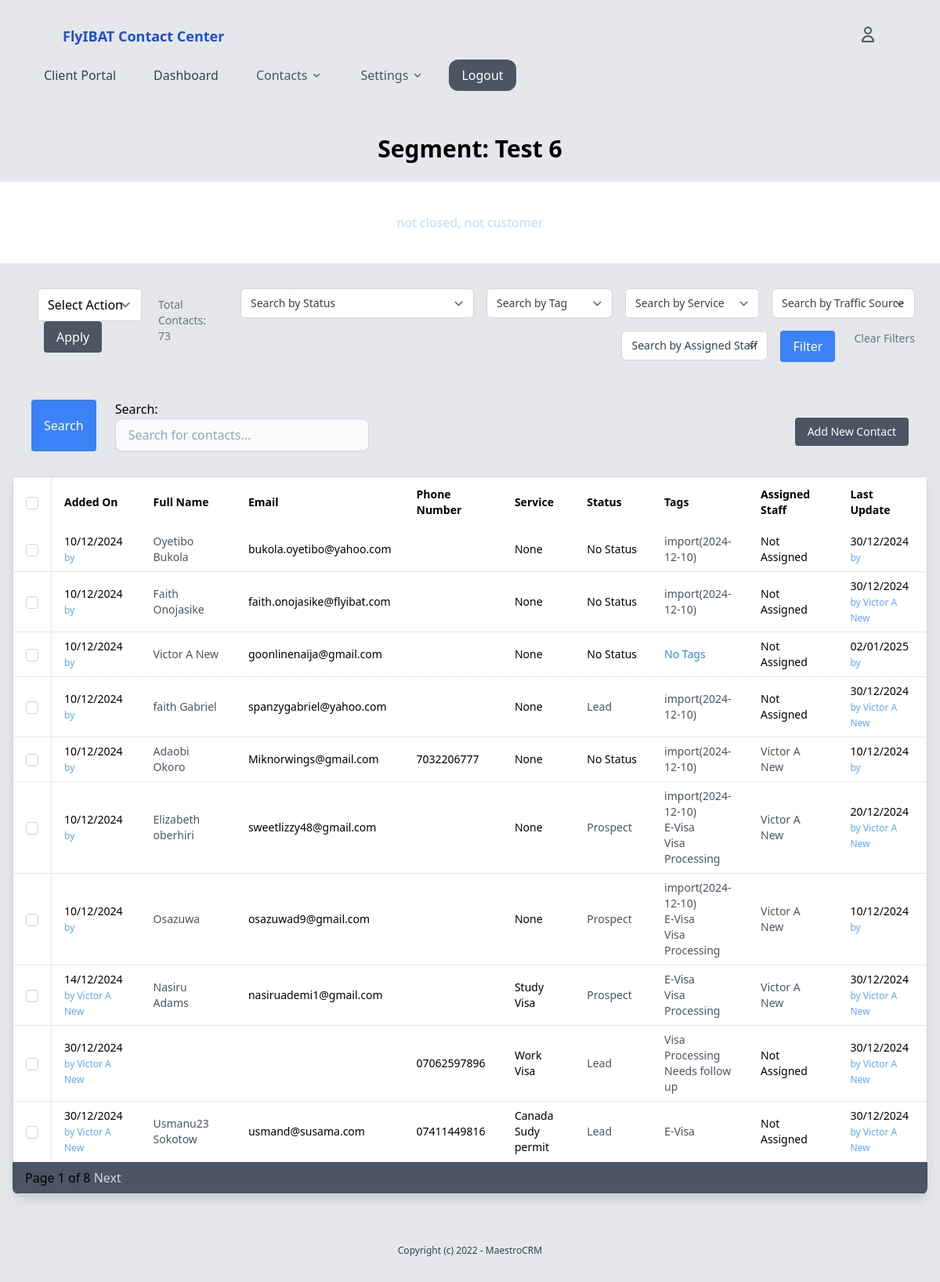
/contacts/segments/contacts/12/ (signed in), run on an earlier commit of the app's database.
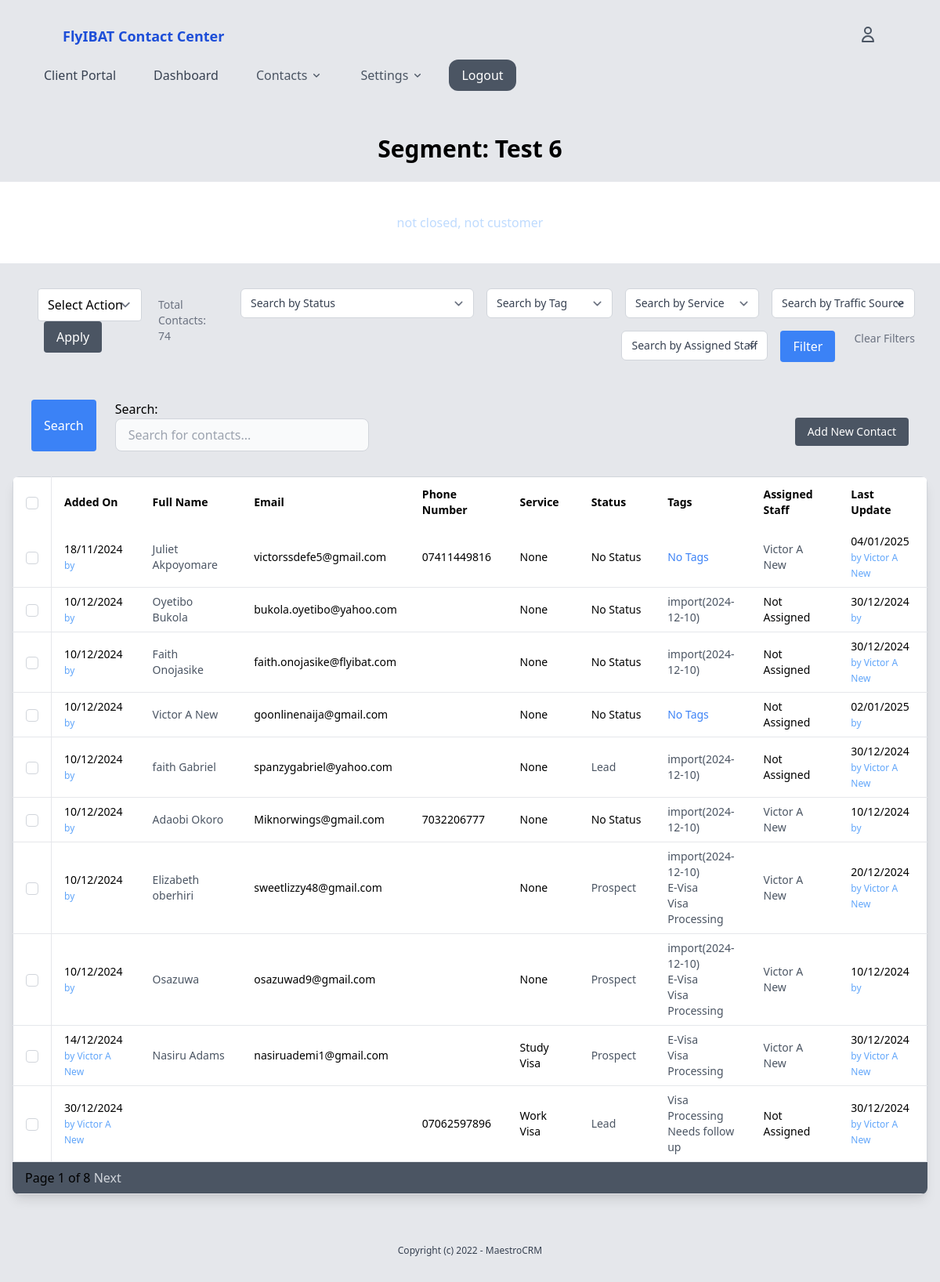
And on a later commit of the database.
### contacts/models.py (models this page shows, shortened)
class Contact(models.Model):
    user = models.OneToOneField(User, on_delete=models.SET_NULL, related_name='contact', null=True, blank=True)
    first_name = models.CharField(max_length=150, blank=True, null=True)
    middle_name = models.CharField(max_length=100, blank=True, null=True)
    last_name = models.CharField(max_length=150, blank=True, null=True)
    email = models.EmailField(blank=True, null=True)
    phone_number = models.CharField(max_length=15, blank=True)
    gender = models.CharField(max_length=10, choices=[('M', 'Male'), ('F', 'Female')], blank=True)
    marital_status = models.CharField(max_length=20, choices=[('Single', 'Single'), ('Married', 'Married'), ('Divorced', 'Divorced'), ('Widowed', 'Widowed'), ('Other', 'Other')], blank=True)
    date_of_birth = models.DateTimeField(blank=True, null=True)
    address_line1 = models.CharField(max_length=255, blank=True, null=True)
    address_line2 = models.CharField(max_length=255, blank=True, null=True)
    city = models.CharField(max_length=100, blank=True, null=True)
    state = models.CharField(max_length=100, blank=True, null=True)
    country = models.CharField(max_length=50, blank=True, null=True)
    postal_code = models.CharField(max_length=20, blank=True, null=True)
    services = models.ForeignKey(Service, on_delete=models.SET_NULL, null=True, blank=True, related_name='contacts')
    status = models.ForeignKey(Status, on_delete=models.SET_NULL, related_name='contacts', null=True, blank=True)
    tags = models.ManyToManyField(Tag, blank=True, related_name='contacts')
    assigned_staff = models.ForeignKey(User, on_delete=models.SET_NULL, null=True, blank=True, related_name='assigned_contacts')
    traffic_source = models.ForeignKey(TrafficSource, on_delete=models.SET_NULL, null=True, blank=True, related_name='traffic_source_contact')
    new_or_old = models.CharField(max_length=20, choices=[('New', 'New'), ('Old', 'Old')], blank=True) #Can help in scheduling follow-ups or communications.
    referred_by = models.ForeignKey(User, on_delete=models.SET_NULL, null=True, related_name='referee_contacts')
    preferred_contact_method = models.CharField(max_length=20, choices=[('Email', 'Email'), ('Phone', 'Phone'), ('Text', 'Text'), ('Mail', 'Mail')], blank=True) #Helps in choosing how to best reach the contact.
    contact_frequency = models.CharField(max_length=20, choices=[('Daily', 'Daily'), ('Weekly', 'Weekly'), ('Monthly', 'Monthly'), ('On Demand', 'On Demand')], blank=True) #Can help in scheduling follow-ups or communications.
    created_by = models.ForeignKey(User, on_delete=models.SET_NULL, null=True, related_name='created_contacts')
    created_at = models.DateTimeField(auto_now_add=True)
    modified_at = models.DateTimeField(auto_now=True) #Can be used to track last contacted
    updated_by = models.ForeignKey(User, on_delete=models.SET_NULL, null=True, related_name='updated_contacts')
    close_date = models.DateTimeField(blank=True, null=True)
    custom_field_1 = models.CharField(max_length=255, blank=True, null=True)#Depending on business needs, might have specific data points to track. This could be expanded with more fields or dynamically through a generic foreign key to a custom field model.
    marketing_consent = models.BooleanField(default=False, help_text="Has this contact consented to marketing communications?")
    gdpr_compliant = models.BooleanField(default=False, help_text="Is this contact GDPR compliant?")

### settings/models.py (models this page shows)
class Tag(models.Model):
    name = models.CharField(max_length=50, unique=True)
    category = models.ForeignKey(TagCategory, on_delete=models.SET_NULL, null=True, blank=True, related_name='segments')
    def __str__(self):
        return self.name

class Status(models.Model):
    name = models.CharField(max_length=50, unique=True)  # e.g., 'Active', 'Inactive', 'Pending'
    def __str__(self):
        return self.name
    class Meta:
        verbose_name_plural = "Statuses"

class Service(models.Model):
    name = models.CharField(max_length=50, unique=True)  # e.g., 'Active', 'Inactive', 'Pending'
    def __str__(self):
        return self.name

### segments/views.py (the view)
# urls.py: path('contacts/<int:pk>/', views.segment_contacts, name='contacts'),
@login_required
def segment_contacts(request, pk):
    segment = get_object_or_404(Segment, pk=pk)
    contacts = segment.contacts.all()
    paginator = Paginator(contacts, 10)  # Show 10 contacts per page
    page_number = request.GET.get('page')
    page_contacts = paginator.get_page(page_number)
    form = ContactCreationForm
    filter_form = ContactFilterForm
    search_form = ContactSearchForm
    context = {
        'segment': segment,
        'contacts': page_contacts,
        'form': form,
        'filter_form': filter_form,
        'search_form' : search_form
    }
    return render(request,'segments/segment_contacts.html', context)

### core/context_processors.py (called while the page is built)
def user_roles(request):
    if request.user.is_authenticated:
        groups = request.user.groups.values_list('name', flat=True)
        return {'user_roles': groups}
    return {}

### segments/templates/segments/segment_contacts.html (shortened to what the changed rows need)
{% extends 'core/base.html' %}
{% block content %}
<div class="max-w-full mx-auto mt-10">
    <h2 class="text-3xl font-bold mb-6 text-center"> Segment: {{ segment.name }} </h2>
    <div class="mb-4 px-4 py-4 ">
        <div class=" mb-4 px-4 py-4 flex-col flex md:flex-row">
            <form class="">
                <div class="flex-auto w-50 mb-4 px-4 flex items-center justify-start">
                    <div>
                        <select name="action" class="border border-gray-300 rounded py-2 px-3">
                        </select>
                        <button type="submit" class="ml-2 bg-gray-600 text-white py-2 px-4 rounded hover:bg-gray-700">
                        </button>
                    </div>
                    <div class="px-4 text-sm text-gray-500">Total Contacts: {{ contacts.paginator.count }}</div>
                </div>
            </form>
        </div>
        <div class="overflow-x-auto rounded-lg shadow-lg">
            <table class="w-full bg-white border border-gray-300">
                <thead class="">
                    <tr>
                        <th class="py-3 px-4 border-r border-gray-200 text-left text-sm font-semibold w-12">
                            <input id="select-all" type="checkbox" class="rounded border-gray-300">
                        </th>
                        <th class="py-3 px-4 text-left text-sm font-semibold w-40">Added On</th>
                        <th class="py-3 px-4 text-left text-sm font-semibold w-60">Full Name</th>
                        <th class="py-3 px-4 text-left text-sm font-semibold w-40">Email</th>
                        <th class="py-3 px-4 text-left text-sm font-semibold w-40">Phone Number</th>
                        <th class="py-3 px-4 text-left text-sm font-semibold w-40">Service</th>
                        <th class="py-3 px-4 text-left text-sm font-semibold w-40">Status</th>
                        <th class="py-3 px-4 text-left text-sm font-semibold w-40">Tags</th>
                        <th class="py-3 px-4 text-left text-sm font-semibold w-60">Assigned Staff</th>
                        <th class="py-3 px-4 text-left text-sm font-semibold w-40">Last Update</th>
                    </tr>
                </thead>
                <tbody>
                    {% for contact in contacts %}
                    <tr class="hover:bg-gray-100 transition duration-200">
                        <td class="py-2 px-4 border-r border-b border-gray-200 text-sm">
                            <input type="checkbox" name="selected_contacts" value="{{ contact.id }}"
                                class="rounded border-gray-300">
                        </td>
                        <td class="py-2 px-4 border-b border-gray-200 text-sm">{{ contact.created_at|date:"d/m/Y" }}
                            <br>
                            <span class="text-blue-400 text-xs"> by {{contact.created_by.get_full_name}}</span>
                        </td>
                        <td class="py-2 px-4 border-b border-gray-200 text-sm">
                            <a href="{% url 'contact_detail' contact.id %}" class="text-gray-600 hover:underline">
                                {{ contact.user.first_name }} {{ contact.user.last_name }}
                            </a>
                        </td>
                        <td class="py-2 px-4 border-b border-gray-200 text-sm">{{ contact.user.email }}</td>
                        <td class="py-2 px-4 border-b border-gray-200 text-sm">{{ contact.phone_number }}</td>
                        <td class="py-2 px-4 border-b border-gray-200 text-sm">{{ contact.services }}</td>
                        <td class="py-2 px-4 border-b border-gray-200 text-sm">
                            {% if contact.status %}
                            <a href="{% url 'contacts_by_status' contact.status.id %}"
                                class="text-gray-600 hover:underline">
                                {{ contact.status }}
                            </a>
                            {% else %}
                            <span>No Status</span>
                            {% endif %}
                        </td>
                        <td class="py-2 px-4 border-b border-gray-200 text-blue-500 text-sm">
                            {% for tag in contact.tags.all %}
                            <p>
                                <a href="{% url 'contacts_by_tag' tag.id %}" class="text-gray-600 hover:underline">
                                    {{ tag.name }}
                                </a>
                            </p>
                            {% empty %}
                            <span>No Tags</span>
                            {% endfor %}
                        </td>
                        <td class="py-2 px-4 border-b border-gray-200 text-sm">
                            {% if contact.assigned_staff %}
                            <a href="{% url 'contacts_by_assigned_staff' contact.assigned_staff.id %}"
                                class="text-gray-600 hover:underline">
                                {{ contact.assigned_staff.get_full_name }}
                            </a>
                            {% else %}
                            <span>Not Assigned</span>
                            {% endif %}
                        </td>
                        <td class="py-2 px-4 border-b border-gray-200 text-sm">{{ contact.modified_at|date:"d/m/Y"}}
                            <span class="text-blue-400 text-xs"> <br> by {{ contact.updated_by.get_full_name }} </span>
                        </td>
                    </tr>
                    {% empty %}
                    <tr>
                        <td colspan="5" class="py-4 text-center">No contacts found.</td>
                    </tr>
                    {% endfor %}
                </tbody>
            </table>
        </div>
    </div>
</div>
{% endblock %}

What changed in the data, as far as the page shows it:
no longer on this page (row unchanged): Contact: created_at "30/12/2024", created_by.get_full_name "Victor A New", user.first_name "Usmanu23", user.last_name "Sokotow", user.email "usmand@susama.com", phone_number "07411449816", services "Canada Sudy permit", status "Lead", shows "Not Assigned", modified_at "30/12/2024", updated_by.get_full_name "Victor A New", Tag (name "E-Visa")
now on this page (row edited): Contact: created_at "18/11/2024", user.first_name "Juliet", user.last_name "Akpoyomare", user.email "victorssdefe5@gmail.com", phone_number "07411449816", services "None", shows "No Status", assigned_staff.get_full_name "Victor A New", modified_at "04/01/2025", updated_by.get_full_name "Victor A New"
Also different on the page:
{{ contacts.paginator.count }}: "73" → "74"
